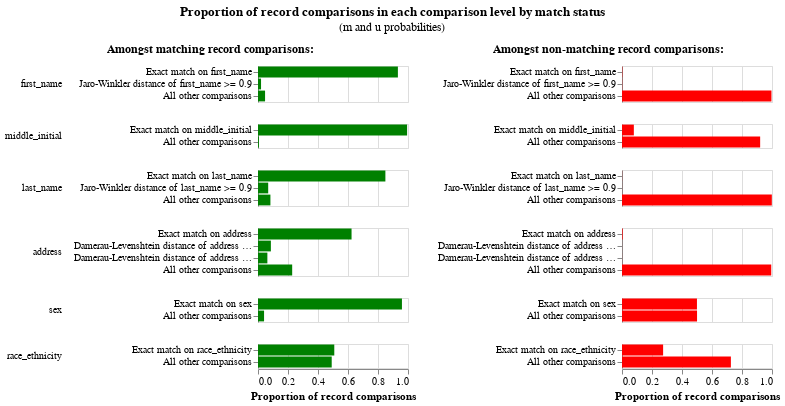

Here is the notebook cell this chart was saved with:
### Markdown cell above
If we wish we can have a look at how our parameter estimates changes over these training sessions.

### Code cell
session_dob.m_u_values_interactive_history_chart()
